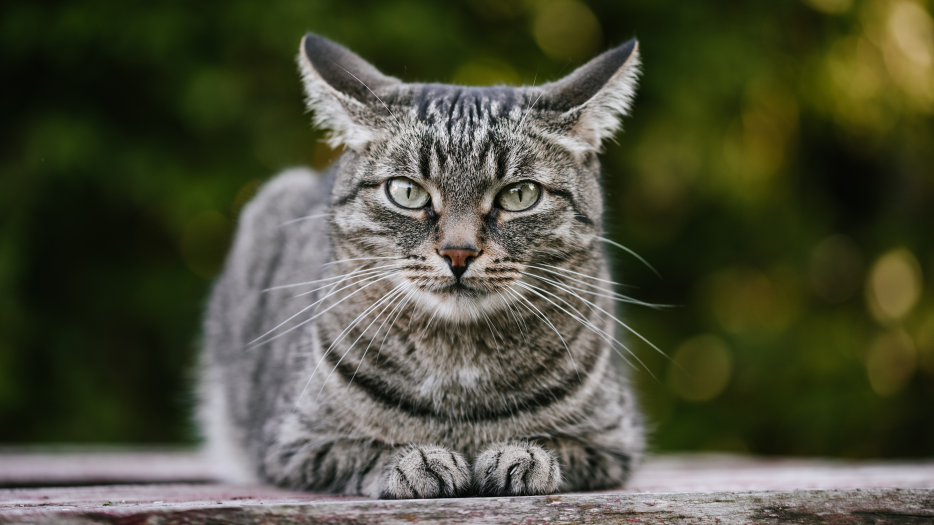
#> input picture Photos/cat.jpeg, 2800 x 1575 px (shown at 1/3 size)
$ python contour.py
#> lines starting #> are read from the running program, lines starting #| are printed output that depends on the picture; after the words box and inside, x2 and y2 are one past the last pixel; in counts of white or black regions, pixels touching at a corner belong together
import cv2 as cv
import numpy as np

image = cv.imread('Photos/cat.jpeg')
#> image is the input picture: shape (1575, 2800, 3); mean B, G, R 59.1, 78.8, 77.2

#cv.imshow('Cats', image)

gray = cv.cvtColor(image, cv.COLOR_BGR2GRAY)
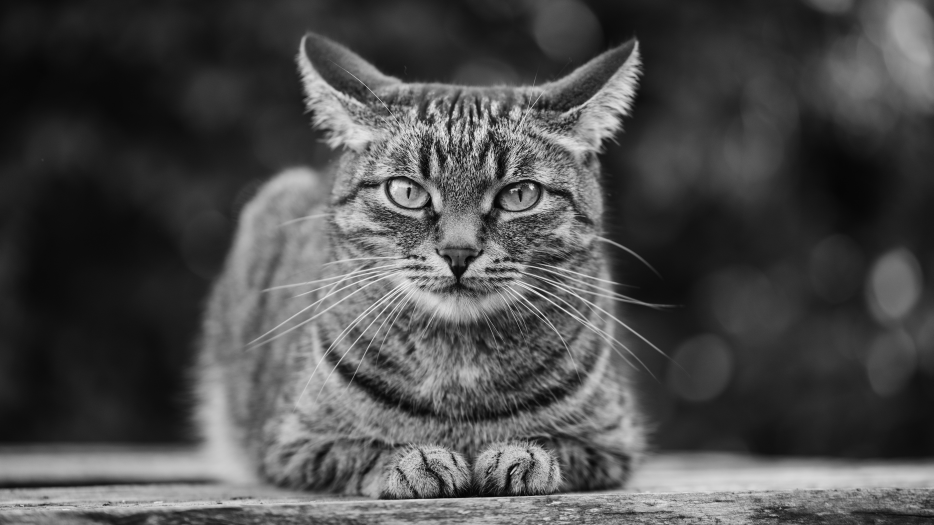
#> gray: shape (1575, 2800) (shown at 1/3 size); min 0, max 254, mean 76.1
cv.imshow("Gray", gray)

blur = cv.GaussianBlur(gray, (5, 5), cv.BORDER_DEFAULT)
cv.imshow('Blur', blur)

resized = cv.resize(image, (image.shape[1] // 2, image.shape[0] // 2), interpolation = cv.INTER_AREA)
#cv.imshow("Cats Smaller", resized)

canny = cv.Canny(gray, 125, 175)
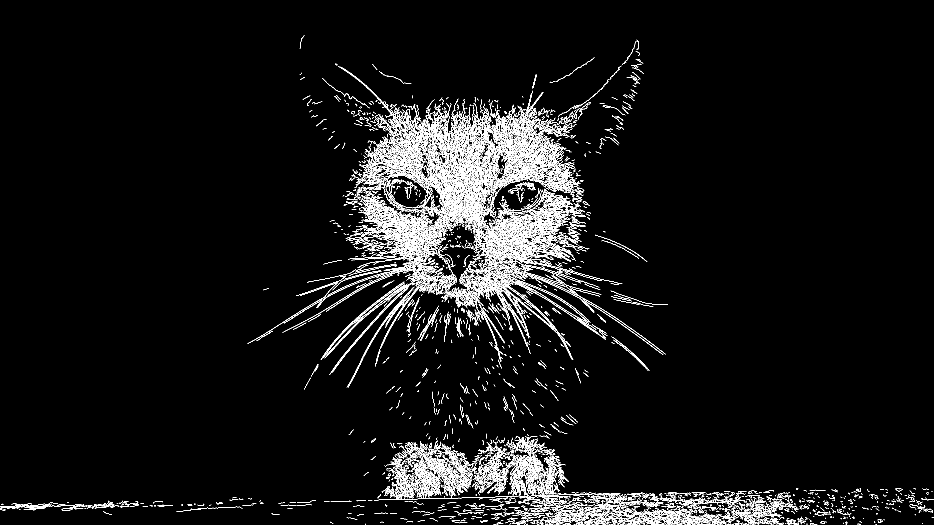
#> canny: shape (1575, 2800) (shown at 1/3 size); 3.8% white in thin lines or dots
cv.imshow('Contour', canny)

ret, thresh = cv.threshold(gray, 125, 255, cv.THRESH_BINARY)
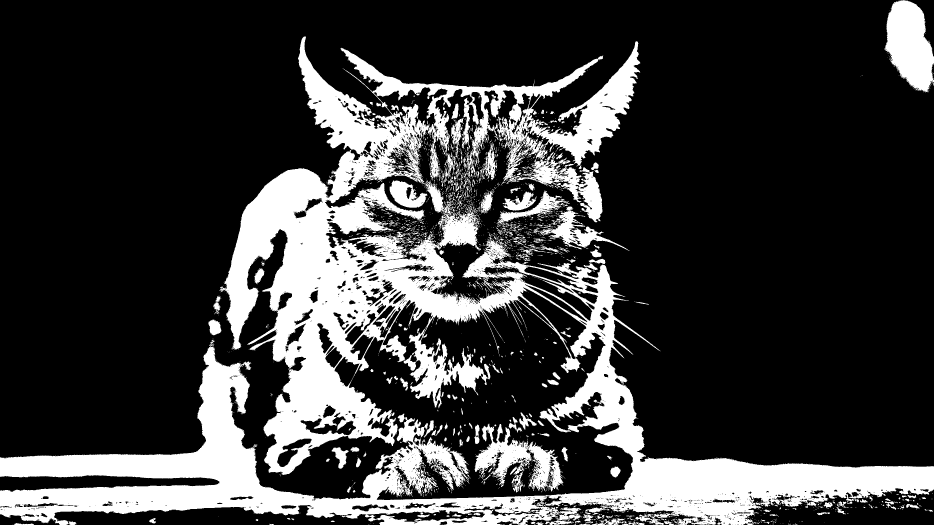
#> thresh: shape (1575, 2800) (shown at 1/3 size); 23.3% white; 2381 white regions (2012 under 20 px)
cv.imshow("Thresh", thresh)

contours, hierarchies = cv.findContours(canny, cv.RETR_TREE,cv.CHAIN_APPROX_SIMPLE)
#> contours = 8691 contours, 8059 with area under 20; largest, box (x1, y1, x2, y2) and area: (1547, 842, 1767, 971) 2746, (1550, 842, 1763, 967) 2525, (1444, 630, 1585, 810) 2204, (1511, 381, 1651, 513) 1601, (1121, 433, 1302, 562) 889
print(f'{len(contours)} contour(s) found!')
#| 8691 contour(s) found!

blank = np.ones(image.shape, dtype='uint8')
cv.imshow("Blank", blank)

cv.drawContours(blank, contours, -1, (0, 0, 255), 2)
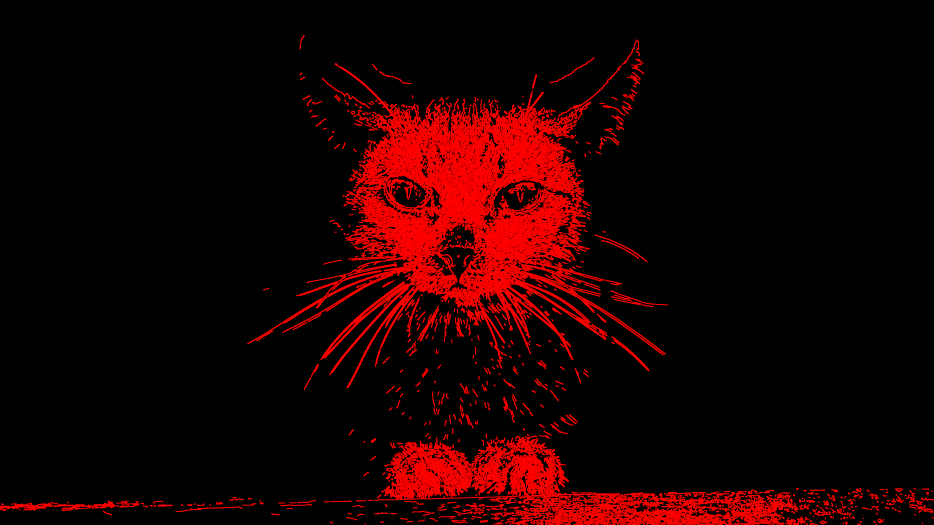
#> blank: shape (1575, 2800, 3) (shown at 1/3 size); mean of channels 0, 1, 2 0.9, 0.9, 28.7; drawn as B, G, R
cv.imshow("Contours Drawn", blank)

cv.waitKey(0)
